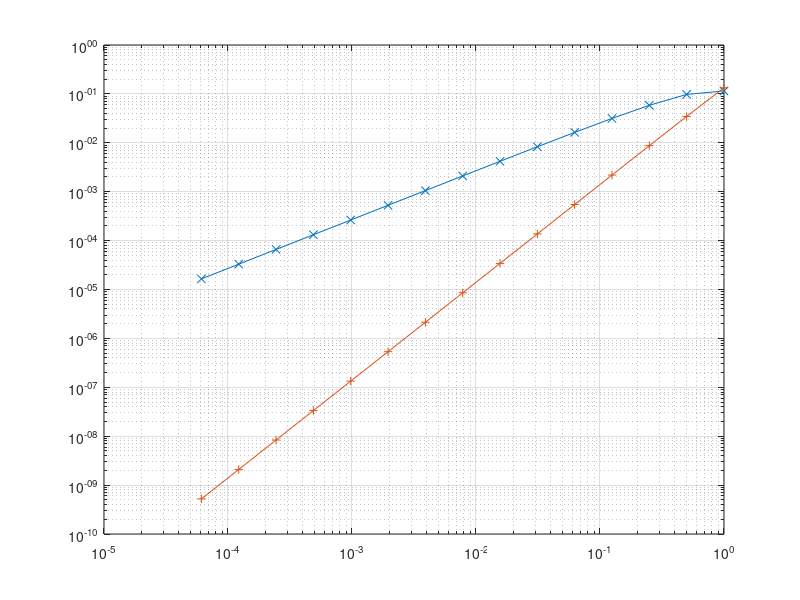

This chart was generated by the following MATLAB code:
% Skript som estimerer en derivert

% Funksjon
funk = @(x) cos(x);

% x-verdi for den deriverte
a = 1;

% Fasit
L = -sin(a);

h = 1;

Derivert = (funk(a+h)-funk(a))/h;

for n=1:15
    DerivertFram(n)=(funk(a+h)-funk(a))/h;
    DerivertMidt(n)=(funk(a+h)-funk(a-h)) / (2*h);
    Hvektor(n)=h;
    h=h/2;
end

loglog(Hvektor,abs(DerivertFram-L),'x-')
hold on
loglog(Hvektor,abs(DerivertMidt-L),'+-')
hold off
grid on
